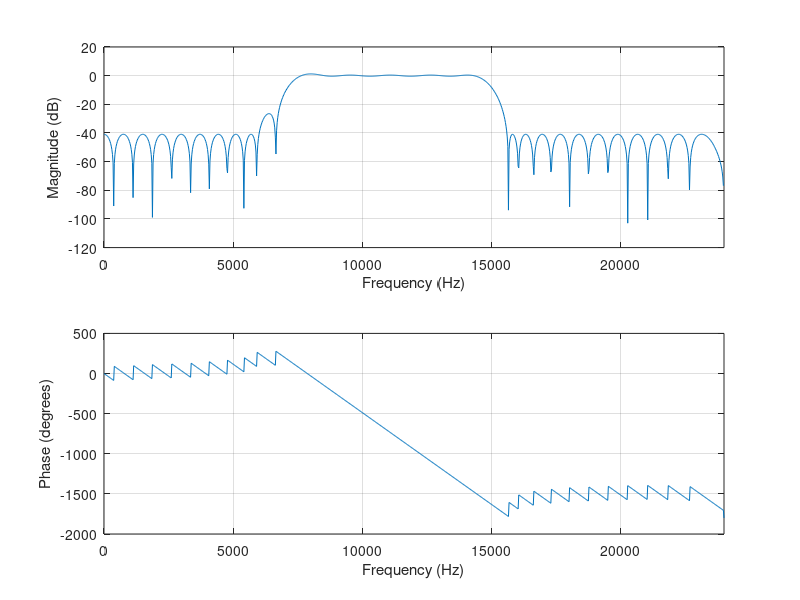

Write MATLAB code to recreate this figure.
fsamp = 48000;
fcuts = [6000 8400 14400 15600];
mags = [0 1 0];
devs = [0.01 0.05 0.01];

[n,fo,ao,w] = firpmord(fcuts,mags,devs,fsamp);
b = firpm(n,fo,ao,w);
freqz(b,1,1024,fsamp);